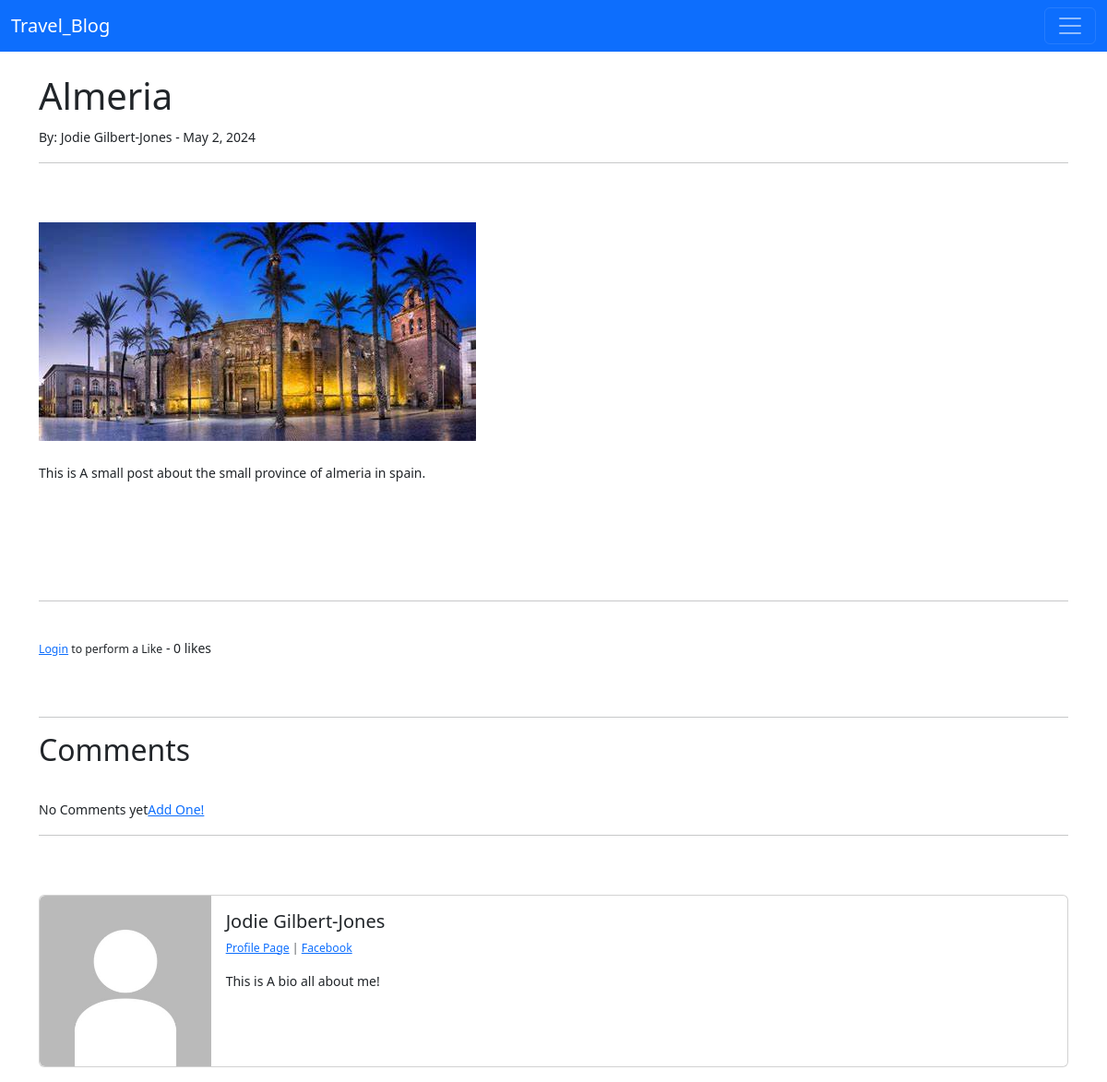
Page /article/12 on the committed database.
### travel_blog/models.py (models this page shows, shortened)
class Post(models.Model):
    title = models.CharField(max_length=255)
    header_image = models.ImageField(null=True, blank=True, upload_to='images/')
    title_tag = models.CharField(max_length=255)
    author = models.ForeignKey(User, on_delete=models.CASCADE)
    body = RichTextField(blank=True, null=True)
    post_date = models.DateField(auto_now_add=True)
    category = models.CharField(max_length=255, default='Top Travel Locations')
    snippet = models.CharField(max_length=255)
    likes = models.ManyToManyField(User, related_name='blog_posts')
    def total_likes(self):
        return self.likes.count()

class Profile(models.Model):
    user = models.OneToOneField(User, null=True, on_delete=models.CASCADE)
    bio = models.TextField()
    profile_pic = models.ImageField(null=True, blank=True, upload_to='images/profile/')
    website_url = models.CharField(max_length=255, null=True, blank=True)
    facebook_url = models.CharField(max_length=255, null=True, blank=True)
    instagram_url = models.CharField(max_length=255, null=True, blank=True)

### travel_blog/views.py (the view)
# urls.py: path('article/<int:pk>', ArticleDetailView.as_view(), name='article-detail'),
class ArticleDetailView(DetailView):
    model = Post
    template_name = 'article_details.html'
    def get_context_data(self, *args, **kwargs):
        cat_menu = Category.objects.all()
        context = super(ArticleDetailView, self).get_context_data(*args, **kwargs)
        stuff = get_object_or_404(Post, id=self.kwargs['pk'])
        total_likes = stuff.total_likes()
        liked = False
        if stuff.likes.filter(id=self.request.user.id).exists():
            liked = True
        context ["total_likes"] = total_likes
        context["cat_menu"] = cat_menu
        context["liked"] = liked
        return context

### travel_blog/models.py (called while the page is built)
    def __str__(self):
        return self.name

### travel_blog/templates/article_details.html (shortened to what this page needs)
{% extends 'base.html' %}
{% load static %}
{% block content %}
<h1>{{ post.title }}  </h1>
<small>By: {{ post.author.first_name }}
    {{post.author.last_name }} -
    {{ post.post_date }}
<hr>
<br/><br/>
{% if post.header_image %}
<img src="{{ post.header_image.url }}">
{% endif %}
<br/>
<br/>
{{ post.body|safe }}
<br/><br/>
<br/><br/>
<hr>
<br/>
<form action="{% url 'like_post' post.pk %}"
method="POST">
{% if user.is_authenticated %}
    {% if liked %}
        <button type="submit", name="post_id", value="{{ post.id }}", class="btn btn-danger btn-sm">Unlike</button>
    {% else %}
        <button type="submit", name="post_id", value="{{ post.id }}", class="btn btn-primary btn-sm">Like</button>
    {% endif %}
{% else %}
    <small><a href="{% url 'login' %}">Login</a> to perform a Like</small>
{% endif %}
        - {{ total_likes }} likes
</form>
<br/><br/>
<hr>
<h2>Comments</h2>
<br/>
{% if not post.comments.all %}
  No Comments yet<a href="#">Add One!</a>
{% endif %}
<hr>
<br/><br/>
<div class="card mb-3" >
    <div class="row g-0">
      <div class="col-md-2">
{% if post.author.profile.profile_pic %}
        <img src="{{ post.author.profile.profile_pic.url }}"
         class="img-fluid rounded-start" width=200 height=200>
{% else %}
        <img src="{% static 'travel_blog/images/default_profile_pic.jpg' %}"
         class="img-fluid rounded-start" width=200 height=200>
{% endif %}
      </div>
      <div class="col-md-10">
        <div class="card-body">
          <h5 class="card-title">
            {{ post.author.first_name }}
            {{post.author.last_name }}</h5>
          <p class="small text-body-secondary">
            {% if post.author.profile.id %}
            <a href="{% url 'show_profile_page' post.author.profile.id %}">Profile Page</a>
            {% endif %}
            {% if post.author.profile.facebook_url %}
               | <a href=" {{ post.author.profile.facebook_url }}">Facebook</a>
            {% endif %}
          </p>
          <p class="card-text">
            {{ post.author.profile.bio }}
          </p>
        </div>
      </div>
    </div>
  </div>
{% endblock %}

### rows in the picture
Post: title "Almeria", author.first_name "Jodie", author.last_name "Gilbert-Jones", post_date "May 2, 2024", header_image (picture), body "This is A small post about the small province of almeria in spain.", author.profile.bio "This is A bio all about me!"

### other values in the picture
{{ total_likes }} "0"
